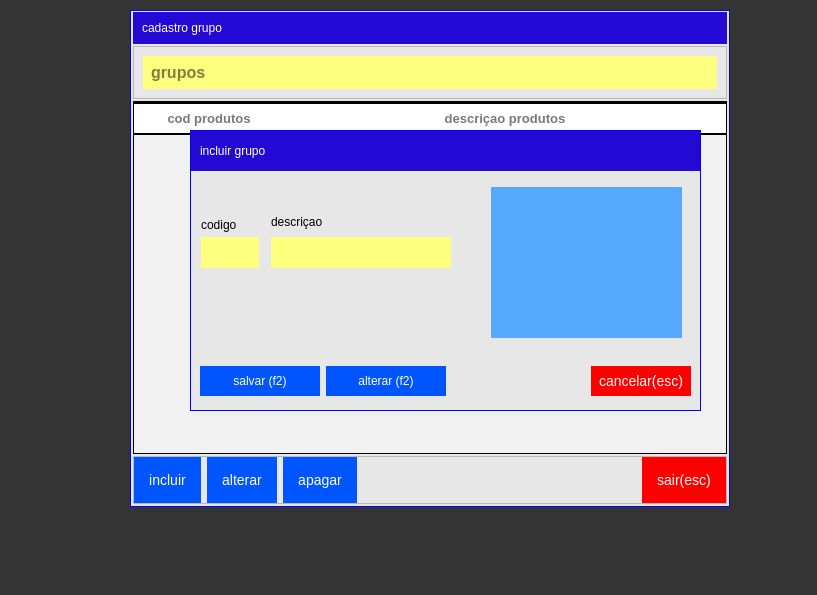
<?xml version="1.0" encoding="UTF-8"?>
<ui version="4.0">
 <class>FormGrupoProdutos</class>
 <widget class="QWidget" name="FormGrupoProdutos">
  <property name="windowModality">
   <enum>Qt::ApplicationModal</enum>
  </property>
  <property name="geometry">
   <rect>
    <x>0</x>
    <y>0</y>
    <width>817</width>
    <height>595</height>
   </rect>
  </property>
  <property name="windowTitle">
   <string>Form</string>
  </property>
  <property name="styleSheet">
   <string notr="true">QWidget{

text-transform: uppercase;
}
QLineEdit{
background-color: rgb(255, 255, 127);
font-size: 16px;
font-family: &quot;Arial&quot;;
font-weight: bold;
color: rgb(0, 0, 0);
border:none;
border-bottom-left-radius:0px;
border-bottom-right-radius:0px;
border-top-left-radius:0px;
padding:6px
}
QLineEdit:focus{
	background-color: rgb(226, 226, 226);
}
</string>
  </property>
  <layout class="QVBoxLayout" name="verticalLayout_2">
   <property name="spacing">
    <number>0</number>
   </property>
   <property name="leftMargin">
    <number>0</number>
   </property>
   <property name="topMargin">
    <number>0</number>
   </property>
   <property name="rightMargin">
    <number>0</number>
   </property>
   <property name="bottomMargin">
    <number>0</number>
   </property>
   <item>
    <widget class="QWidget" name="widget_2" native="true">
     <property name="styleSheet">
      <string notr="true">QWidget#widget_2{
	background-color: rgb(0, 0, 0,200);
text-transform: uppercase;
}</string>
     </property>
     <widget class="QWidget" name="widget" native="true">
      <property name="geometry">
       <rect>
        <x>130</x>
        <y>10</y>
        <width>600</width>
        <height>497</height>
       </rect>
      </property>
      <property name="maximumSize">
       <size>
        <width>600</width>
        <height>550</height>
       </size>
      </property>
      <property name="styleSheet">
       <string notr="true">QWidget#widget{
text-transform: uppercase;
border:1px solid blue;
	background-color: rgb(231, 231, 231);
}</string>
      </property>
      <layout class="QVBoxLayout" name="verticalLayout">
       <property name="spacing">
        <number>2</number>
       </property>
       <property name="leftMargin">
        <number>3</number>
       </property>
       <property name="topMargin">
        <number>2</number>
       </property>
       <property name="rightMargin">
        <number>3</number>
       </property>
       <property name="bottomMargin">
        <number>3</number>
       </property>
       <item>
        <widget class="QFrame" name="frame_7">
         <property name="styleSheet">
          <string notr="true">QFrame#frame_7{
color:red;
border: none;
background-color:#2408D4;}

QLabel{color: white;
background-color:transparent;
font: 75 15pt &quot;MS Shell Dlg 2&quot;;
border:none
}
</string>
         </property>
         <property name="frameShape">
          <enum>QFrame::StyledPanel</enum>
         </property>
         <property name="frameShadow">
          <enum>QFrame::Raised</enum>
         </property>
         <layout class="QHBoxLayout" name="horizontalLayout_8">
          <item>
           <widget class="QLabel" name="label_3">
            <property name="styleSheet">
             <string notr="true"/>
            </property>
            <property name="text">
             <string>cadastro grupo</string>
            </property>
           </widget>
          </item>
         </layout>
        </widget>
       </item>
       <item>
        <widget class="QFrame" name="frame">
         <property name="styleSheet">
          <string notr="true">QFrame{background-color: none;}
QLineEdit{
background-color: rgb(255, 255, 127);
font-size: 16px;
font-family: &quot;Arial&quot;;
font-weight: bold;
color: rgb(0, 0, 0);
border:none;
border-bottom-left-radius:0px;
border-bottom-right-radius:0px;
border-top-left-radius:0px;
padding:6px
}
QLineEdit:focus{
	background-color: rgb(226, 226, 226);
}
</string>
         </property>
         <property name="frameShape">
          <enum>QFrame::StyledPanel</enum>
         </property>
         <property name="frameShadow">
          <enum>QFrame::Raised</enum>
         </property>
         <layout class="QHBoxLayout" name="horizontalLayout">
          <property name="spacing">
           <number>9</number>
          </property>
          <property name="leftMargin">
           <number>9</number>
          </property>
          <property name="topMargin">
           <number>9</number>
          </property>
          <property name="rightMargin">
           <number>9</number>
          </property>
          <property name="bottomMargin">
           <number>9</number>
          </property>
          <item>
           <widget class="QLineEdit" name="tx_buscarGrupos">
            <property name="styleSheet">
             <string notr="true"/>
            </property>
            <property name="placeholderText">
             <string>grupos</string>
            </property>
           </widget>
          </item>
         </layout>
        </widget>
       </item>
       <item>
        <widget class="QTableWidget" name="tab_GrupoPRodutos">
         <property name="contextMenuPolicy">
          <enum>Qt::ActionsContextMenu</enum>
         </property>
         <property name="styleSheet">
          <string notr="true">QTableView{
background: #F1F1F1;
color: black;
font-weight: bold;
font-size: 16px;
border:1px solid;
selection-color: rgb(0, 0, 255);
}
QHeaderView:section{
background: #FFF;

font-size: 13px;
font-family: &quot;Arial&quot;;
font-weight: bold;
color: #797979;
border:none;
border-bottom: 2px solid black;
border-top:2px solid black;
padding:5px 0px;
text-transform: uppercase
}</string>
         </property>
         <property name="editTriggers">
          <set>QAbstractItemView::NoEditTriggers</set>
         </property>
         <property name="tabKeyNavigation">
          <bool>false</bool>
         </property>
         <property name="showDropIndicator" stdset="0">
          <bool>true</bool>
         </property>
         <property name="dragDropOverwriteMode">
          <bool>false</bool>
         </property>
         <property name="alternatingRowColors">
          <bool>true</bool>
         </property>
         <property name="selectionBehavior">
          <enum>QAbstractItemView::SelectRows</enum>
         </property>
         <attribute name="horizontalHeaderDefaultSectionSize">
          <number>150</number>
         </attribute>
         <attribute name="horizontalHeaderHighlightSections">
          <bool>false</bool>
         </attribute>
         <attribute name="horizontalHeaderShowSortIndicator" stdset="0">
          <bool>false</bool>
         </attribute>
         <attribute name="horizontalHeaderStretchLastSection">
          <bool>true</bool>
         </attribute>
         <attribute name="verticalHeaderVisible">
          <bool>false</bool>
         </attribute>
         <attribute name="verticalHeaderCascadingSectionResizes">
          <bool>false</bool>
         </attribute>
         <column>
          <property name="text">
           <string>cod produtos</string>
          </property>
         </column>
         <column>
          <property name="text">
           <string>descriçao produtos</string>
          </property>
         </column>
        </widget>
       </item>
       <item>
        <widget class="QFrame" name="frame_5">
         <property name="styleSheet">
          <string notr="true">QPushButton{
	text-align:center;
	color:#fff;
	border:0px;
	
	font-size:14px;
	cursor: pointer;
	background-color: rgb(0, 85, 255);
padding:15px 15px;
}
QPushButton:hover{
background-color:#3668ff;
}
</string>
         </property>
         <property name="frameShape">
          <enum>QFrame::StyledPanel</enum>
         </property>
         <property name="frameShadow">
          <enum>QFrame::Raised</enum>
         </property>
         <layout class="QHBoxLayout" name="horizontalLayout_5">
          <property name="spacing">
           <number>6</number>
          </property>
          <property name="leftMargin">
           <number>0</number>
          </property>
          <property name="topMargin">
           <number>0</number>
          </property>
          <property name="rightMargin">
           <number>0</number>
          </property>
          <property name="bottomMargin">
           <number>0</number>
          </property>
          <item>
           <widget class="QPushButton" name="bt_incluir">
            <property name="focusPolicy">
             <enum>Qt::NoFocus</enum>
            </property>
            <property name="text">
             <string>incluir</string>
            </property>
           </widget>
          </item>
          <item>
           <widget class="QPushButton" name="bt_selecionaalterar">
            <property name="focusPolicy">
             <enum>Qt::NoFocus</enum>
            </property>
            <property name="text">
             <string>alterar</string>
            </property>
           </widget>
          </item>
          <item>
           <widget class="QPushButton" name="bt_apagar">
            <property name="focusPolicy">
             <enum>Qt::NoFocus</enum>
            </property>
            <property name="text">
             <string>apagar</string>
            </property>
           </widget>
          </item>
          <item>
           <spacer name="horizontalSpacer">
            <property name="orientation">
             <enum>Qt::Horizontal</enum>
            </property>
            <property name="sizeHint" stdset="0">
             <size>
              <width>40</width>
              <height>20</height>
             </size>
            </property>
           </spacer>
          </item>
          <item>
           <widget class="QPushButton" name="bt_sair">
            <property name="focusPolicy">
             <enum>Qt::NoFocus</enum>
            </property>
            <property name="styleSheet">
             <string notr="true">QPushButton{
	text-align:center;
	color:#fff;
	border:0px;
	
	font-size:14px;
	cursor: pointer;
	background-color:red;
padding:15px 15px;
}
QPushButton:hover{
background-color:#3668ff;
}</string>
            </property>
            <property name="text">
             <string>sair(esc)</string>
            </property>
            <property name="shortcut">
             <string>Esc</string>
            </property>
           </widget>
          </item>
         </layout>
        </widget>
       </item>
      </layout>
     </widget>
     <widget class="QWidget" name="wb_incluirgrupo" native="true">
      <property name="geometry">
       <rect>
        <x>190</x>
        <y>130</y>
        <width>511</width>
        <height>281</height>
       </rect>
      </property>
      <property name="styleSheet">
       <string notr="true">QWidget#wb_incluirgrupo{
text-transform: uppercase;
border:1px solid blue;
	background-color: rgb(231, 231, 231);
}
QLabel{
	background-color:none;
	
	font: 10pt &quot;MS Shell Dlg 2&quot;;
}
QFrame{
	background-color:none;
border:none;
}
</string>
      </property>
      <layout class="QVBoxLayout" name="verticalLayout_3">
       <property name="leftMargin">
        <number>1</number>
       </property>
       <property name="topMargin">
        <number>1</number>
       </property>
       <property name="rightMargin">
        <number>1</number>
       </property>
       <property name="bottomMargin">
        <number>5</number>
       </property>
       <item>
        <widget class="QFrame" name="frame_8">
         <property name="maximumSize">
          <size>
           <width>16777215</width>
           <height>40</height>
          </size>
         </property>
         <property name="styleSheet">
          <string notr="true">QFrame#frame_8{
color:red;
border: none;
background-color:#2408D4;}

QLabel{color: white;
background-color:transparent;
font: 75 15pt &quot;MS Shell Dlg 2&quot;;
border:none
}
</string>
         </property>
         <property name="frameShape">
          <enum>QFrame::StyledPanel</enum>
         </property>
         <property name="frameShadow">
          <enum>QFrame::Raised</enum>
         </property>
         <layout class="QHBoxLayout" name="horizontalLayout_9">
          <item>
           <widget class="QLabel" name="label_4">
            <property name="styleSheet">
             <string notr="true"/>
            </property>
            <property name="text">
             <string>incluir grupo</string>
            </property>
           </widget>
          </item>
         </layout>
        </widget>
       </item>
       <item>
        <widget class="QFrame" name="frame_6">
         <property name="minimumSize">
          <size>
           <width>150</width>
           <height>0</height>
          </size>
         </property>
         <property name="frameShape">
          <enum>QFrame::StyledPanel</enum>
         </property>
         <property name="frameShadow">
          <enum>QFrame::Raised</enum>
         </property>
         <widget class="QLabel" name="lb_fotos">
          <property name="geometry">
           <rect>
            <x>300</x>
            <y>10</y>
            <width>191</width>
            <height>151</height>
           </rect>
          </property>
          <property name="minimumSize">
           <size>
            <width>150</width>
            <height>0</height>
           </size>
          </property>
          <property name="styleSheet">
           <string notr="true">background-color: rgb(85, 170, 255);</string>
          </property>
          <property name="text">
           <string/>
          </property>
          <property name="alignment">
           <set>Qt::AlignCenter</set>
          </property>
         </widget>
         <widget class="QLabel" name="label">
          <property name="geometry">
           <rect>
            <x>10</x>
            <y>40</y>
            <width>90</width>
            <height>15</height>
           </rect>
          </property>
          <property name="maximumSize">
           <size>
            <width>90</width>
            <height>16777215</height>
           </size>
          </property>
          <property name="text">
           <string>codigo</string>
          </property>
         </widget>
         <widget class="QLabel" name="label_2">
          <property name="geometry">
           <rect>
            <x>80</x>
            <y>34</y>
            <width>141</width>
            <height>21</height>
           </rect>
          </property>
          <property name="text">
           <string>descriçao</string>
          </property>
         </widget>
         <widget class="QLineEdit" name="tx_codigoGrupo">
          <property name="geometry">
           <rect>
            <x>10</x>
            <y>60</y>
            <width>58</width>
            <height>31</height>
           </rect>
          </property>
          <property name="maximumSize">
           <size>
            <width>80</width>
            <height>16777215</height>
           </size>
          </property>
          <property name="focusPolicy">
           <enum>Qt::NoFocus</enum>
          </property>
          <property name="alignment">
           <set>Qt::AlignCenter</set>
          </property>
         </widget>
         <widget class="QLineEdit" name="tx_Descricaogrupo">
          <property name="geometry">
           <rect>
            <x>80</x>
            <y>60</y>
            <width>180</width>
            <height>31</height>
           </rect>
          </property>
         </widget>
        </widget>
       </item>
       <item>
        <widget class="QFrame" name="frame_2">
         <property name="maximumSize">
          <size>
           <width>16777215</width>
           <height>50</height>
          </size>
         </property>
         <property name="styleSheet">
          <string notr="true">QPushButton{
	text-align:center;
	color:#fff;
	border:0px;
	
	font-size:12px;
	cursor: pointer;
	background-color: rgb(0, 85, 255);
padding:5px 
}
QPushButton:hover{
background-color:#3668ff;
}
</string>
         </property>
         <property name="frameShape">
          <enum>QFrame::StyledPanel</enum>
         </property>
         <property name="frameShadow">
          <enum>QFrame::Raised</enum>
         </property>
         <layout class="QHBoxLayout" name="horizontalLayout_2">
          <item>
           <widget class="QPushButton" name="bt_salvar">
            <property name="minimumSize">
             <size>
              <width>120</width>
              <height>30</height>
             </size>
            </property>
            <property name="focusPolicy">
             <enum>Qt::NoFocus</enum>
            </property>
            <property name="styleSheet">
             <string notr="true"/>
            </property>
            <property name="text">
             <string>salvar (f2)</string>
            </property>
            <property name="shortcut">
             <string>F2</string>
            </property>
           </widget>
          </item>
          <item>
           <widget class="QPushButton" name="bt_alterar">
            <property name="minimumSize">
             <size>
              <width>120</width>
              <height>30</height>
             </size>
            </property>
            <property name="focusPolicy">
             <enum>Qt::NoFocus</enum>
            </property>
            <property name="text">
             <string>alterar (f2)</string>
            </property>
           </widget>
          </item>
          <item>
           <spacer name="horizontalSpacer_2">
            <property name="orientation">
             <enum>Qt::Horizontal</enum>
            </property>
            <property name="sizeHint" stdset="0">
             <size>
              <width>40</width>
              <height>20</height>
             </size>
            </property>
           </spacer>
          </item>
          <item>
           <widget class="QPushButton" name="bt_cancelar">
            <property name="minimumSize">
             <size>
              <width>100</width>
              <height>30</height>
             </size>
            </property>
            <property name="focusPolicy">
             <enum>Qt::NoFocus</enum>
            </property>
            <property name="styleSheet">
             <string notr="true">QPushButton{
	text-align:center;
	color:#fff;
	border:0px;
	
	font-size:14px;
	cursor: pointer;
	background-color:red;
padding:5px 
}
QPushButton:hover{
background-color:#3668ff;
}</string>
            </property>
            <property name="text">
             <string>cancelar(esc)</string>
            </property>
            <property name="shortcut">
             <string>Esc</string>
            </property>
           </widget>
          </item>
         </layout>
        </widget>
       </item>
      </layout>
     </widget>
    </widget>
   </item>
  </layout>
 </widget>
 <resources/>
 <connections/>
</ui>
